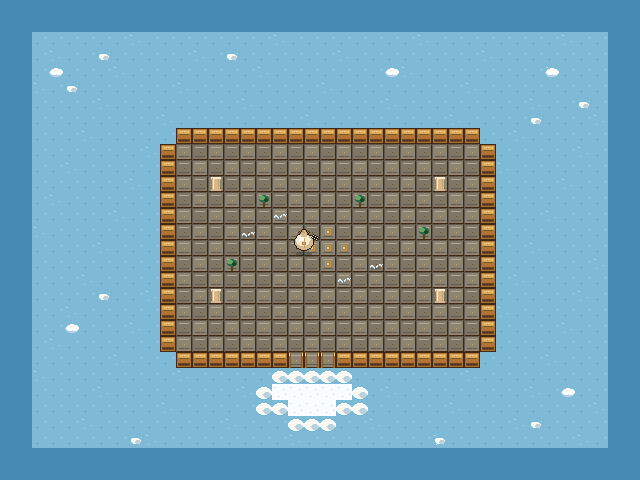

Rendered tile map (Tiled .tmx) drawn with the repository's tilesets; below, a short description and the map source with its tile grids summarised:
An orthogonal 40x30 tile map with 16x16 px tiles, 2 tile layers (Ground, Decor), 1 hidden layer not drawn and 3 objects (spawn, npc, prop).

<map version="1.10" tiledversion="1.10.2" orientation="orthogonal" renderorder="right-down" width="40" height="30" tilewidth="16" tileheight="16" infinite="0" nextlayerid="5" nextobjectid="4">
 <properties>
    <property name="legend" type="string" value="voyage_16 gids 1:deep 2:sea 3:sea_b 4:shallow 5:shallow_b 6:wave 7:sea_dark 8:shore 17:rock 18:rock_b 19:rock_crack 20:rock_wet 21:cliff_s 22:cliff_n 23:cliff_w 24:cliff_e 25:cliff_sw 26:cliff_se 27:cliff_nw 28:cliff_ne 29:peak 30:peak_b 31:rock_light 32:perch_ground 33:deck 34:deck_b 35:hull 36:hull_s 37:bow 38:stern 49:floor 50:floor_b 51:inlay 52:wall 53:tower 54:gate 55:sky 56:sky_b 57:sky_deep 58:dock 59:dock_b 65:foam 66:crash 67:cloud 68:cloud_sm 69:lantern 70:column 71:perch 72:wind 73:wind_b 74:olive 75:sail 76:oar 77:rope 78:reeds 81:bag_tl 82:bag_tr 83:bag_bl 84:bag_br 128:block" />
    <property name="collision" type="string" value="Layer is hidden. Any gid &gt; 0 blocks. Do not render it." />
    <property name="sprites" type="string" value="32x32, 4 frames x 8 dirs S SW W NW N NE E SE, origin bottom-center" />
    <property name="tileset" type="string" value="voyage_16" />
   </properties>
 <tileset firstgid="1" name="voyage_16" tilewidth="16" tileheight="16" tilecount="128" columns="16">
  <image source="../tilesets/voyage_16.png" width="256" height="128" />
 </tileset>
 <layer id="1" name="Ground" width="40" height="30">
  <data>[1200 cells, 1200 non-empty, 10 distinct tile ids]</data>
 </layer>
 <layer id="2" name="Decor" width="40" height="30">
  <data>[1200 cells, 30 non-empty, 10 distinct tile ids]</data>
 </layer>
 <layer id="3" name="Collision" width="40" height="30" visible="0">
  <data>[1200 cells, 932 non-empty, 1 distinct tile ids]</data>
 </layer>
 <objectgroup id="4" name="Objects" draworder="topdown">
  <object id="1" name="spawn" type="spawn" x="312.0" y="400">
   <properties>
    <property name="facing" type="string" value="N" />
    <property name="tileX" type="int" value="19" />
    <property name="tileY" type="int" value="24" />
   </properties>
   <point />
  </object>
  <object id="2" name="aeolus" type="npc" x="376.0" y="240">
   <properties>
    <property name="facing" type="string" value="S" />
    <property name="tileX" type="int" value="23" />
    <property name="tileY" type="int" value="14" />
    <property name="sprite" type="string" value="aeolus" />
   </properties>
   <point />
  </object>
  <object id="3" name="bag_of_winds" type="prop" x="312.0" y="256">
   <properties>
    <property name="facing" type="string" value="S" />
    <property name="tileX" type="int" value="19" />
    <property name="tileY" type="int" value="15" />
    <property name="sprite" type="string" value="bag_of_winds" />
    <property name="baked" type="bool" value="true" />
    <property name="note" type="string" value="Still pose is the 2x2 decor tiles bag_tl/tr/bl/br. Spawn the sprite only if those four decor cells are cleared." />
   </properties>
   <point />
  </object>
 </objectgroup>
</map>
